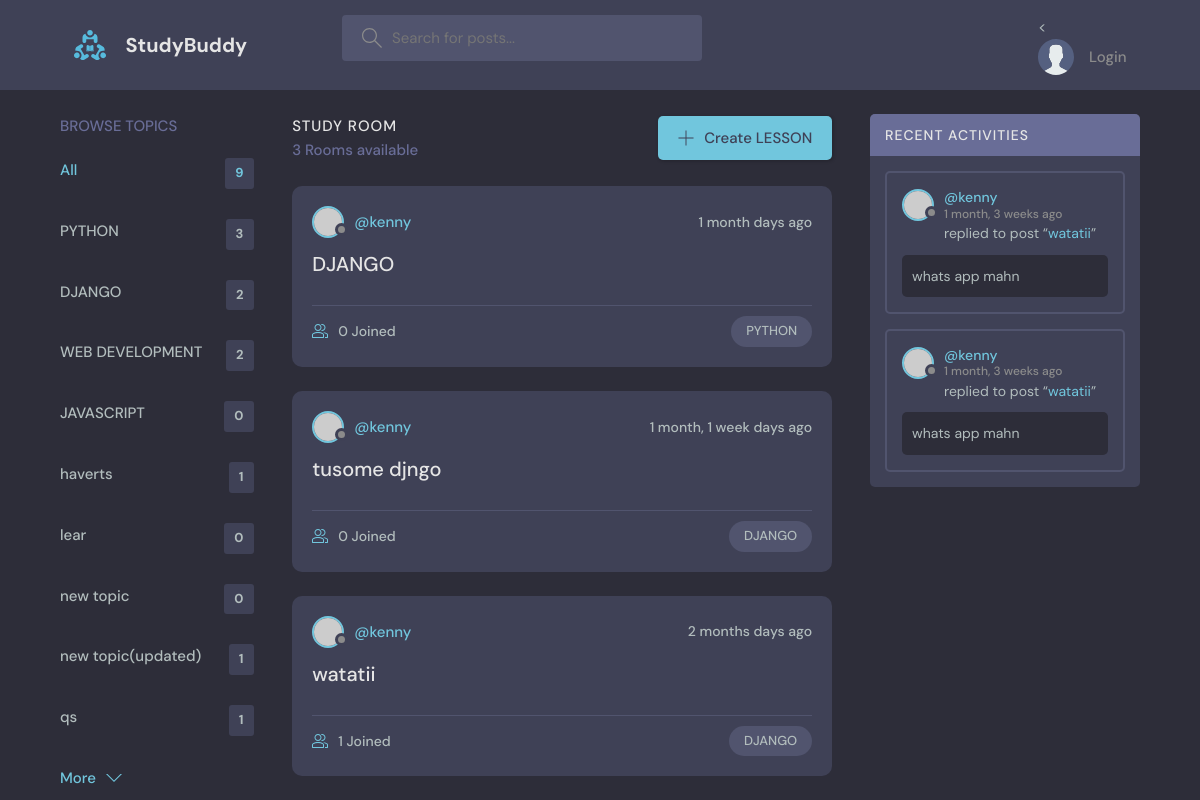
/?q=DJANGO, run on the app's committed database.
### new_app/models.py (models this page shows, shortened)
class Topic(models.Model):
    name = models.CharField(max_length=200)

class Room(models.Model):
    host = models.ForeignKey(User, on_delete=models.SET_NULL, null=True)
    topic = models.ForeignKey(Topic, on_delete=models.SET_NULL, null=True)
    name = models.CharField(max_length=200)
    description = models.TextField(null=True, blank=True)
    participants = models.ManyToManyField(User,related_name='participants', blank=True)
    updated = models.DateTimeField(auto_now=True)
    created = models.DateTimeField(auto_now_add=True)
    class Meta:
        ordering = ['-updated', '-created']
    def __str__(self):
        return self.name

class Messages(models.Model):
    user = models.ForeignKey(User, on_delete= models.CASCADE)
    room = models.ForeignKey(Room, on_delete=models.CASCADE)
    body = models.TextField()
    updated = models.DateTimeField(auto_now=True)
    created = models.DateTimeField(auto_now_add=True)
    class Meta:
        ordering = ['-updated', '-created']

### new_app/views.py (the view)
# urls.py: path('', views.home, name= 'home'),
def home(request):
    q = request.GET.get('q') if request.GET.get('q') != None else ''
    rooms = Room.objects.filter(
        Q(topic__name__icontains = q) |
        Q(name__icontains = q) |
        Q(description__icontains = q))
    topics = Topic.objects.all()
    room_count = rooms.count()
    room_messages = Messages.objects.filter(Q(room__topic__name__icontains=q))
    context =  {'rooms': rooms, 'topics': topics, 'room_count': room_count, 'room_messages': room_messages }
    return render(request, 'new_app/home.html',context)

### new_app/templates/new_app/home.html (shortened to what this page needs)
{% extends 'main.html' %}
{%block content%}
    <main class="layout layout--3">
      <div class="container">
        {% include "new_app/topics_component.html" %}
        <div class="roomList">
          <div class="roomList__header">
            <div>
              <h2>Study Room</h2>
              <p>{{room_count}} Rooms available</p>
            </div>
            <a class="btn btn--main" href="{% url 'create-room' %}">
              <svg version="1.1" xmlns="http://www.w3.org/2000/svg" width="32" height="32" viewBox="0 0 32 32">
                <title>add</title>
                <path
                  d="M16.943 0.943h-1.885v14.115h-14.115v1.885h14.115v14.115h1.885v-14.115h14.115v-1.885h-14.115v-14.115z"
                ></path>
              </svg>
              Create LESSON
            </a>
          </div>
          {% include 'new_app/feed_component.html' %}
        </div>
         {% include 'new_app/activity_component.html' %}
      </div>
    </main>
  {% endblock %}

### new_app/templates/new_app/topics_component.html
<div class="topics">
       <div class="topics__header">
         <h2>Browse Topics</h2>
       </div>
       <ul class="topics__list">
         <li>
           <a href="{% url 'home' %}" class="active">All <span>{{topics.count}}</span></a>
         </li>
         {% for topic in topics %}
         <li>
           <a href="{% url 'home' %}?q={{topic.name}}">{{topic.name}} <span>{{topic.room_set.all.count}}</span></a>
         </li>
         {% endfor %}
       </ul>
       <button class="btn btn--link" href="topics.html">
         More
         <svg version="1.1" xmlns="http://www.w3.org/2000/svg" width="32" height="32" viewBox="0 0 32 32">
           <title>chevron-down</title>
           <path d="M16 21l-13-13h-3l16 16 16-16h-3l-13 13z"></path>
         </svg>
       </button>
     </div>

### new_app/templates/new_app/feed_component.html (shortened to what this page needs)
{% for room in rooms %}
<div class="roomListRoom">
    <div class="roomListRoom__header">
      <a href="{% url 'user-profile' room.host.id %}" class="roomListRoom__author">
        <div class="avatar avatar--small">
          <img src="https://randomuser.me/api/portraits/women/11.jpg" />
        </div>
        <span>@{{room.host.username}}</span>
      </a>
      <div class="roomListRoom__actions">
        <span>{{room.created | timesince}} days ago</span>
      </div>
    </div>
    <div class="roomListRoom__content">
      <a href="{% url 'room' room.id %}">{{room.name}}</a>
    </div>
    <div class="roomListRoom__meta">
      <a href="{% url 'room' room.id %}" class="roomListRoom__joined">
        {{room.participants.all.count}} Joined
      </a>
      <p class="roomListRoom__topic">{{room.topic.name}}</p>
    </div>
  </div>
{% endfor %}

### new_app/templates/new_app/activity_component.html (shortened to what this page needs)
<div class="activities">
    <div class="activities__header">
      <h2>Recent Activities</h2>
    </div>
    {% for message in room_messages %}
    <div class="activities__box">
      <div class="activities__boxHeader roomListRoom__header">
        <a href="{% url 'user-profile' message.user.id %}" class="roomListRoom__author">
          <div class="avatar avatar--small">
            <img src="https://randomuser.me/api/portraits/women/11.jpg" />
          </div>
          <p>
            @{{message.user}}
            <span>{{message.created|timesince}} ago</span>
          </p>
        </a>
      </div>
      <div class="activities__boxContent">
        <p>replied to post “<a href="{% url 'room' message.room.id %}">{{message.room}}</a>”</p>
        <div class="activities__boxRoomContent">
         {{message.body}}
        </div>
      </div>
    </div>
    {%endfor%}
  </div>

### data on the page
Topic: name "PYTHON", room_set.all.count "3"
Topic: name "DJANGO", room_set.all.count "2"
Topic: name "WEB DEVELOPMENT", room_set.all.count "2"
Topic: name "JAVASCRIPT", room_set.all.count "0"
Topic: name "haverts", room_set.all.count "1"
Topic: name "lear", room_set.all.count "0"
Topic: name "new topic", room_set.all.count "0"
Topic: name "new topic(updated)", room_set.all.count "1"
Topic: name "qs", room_set.all.count "1"
Room: host.username "kenny", created "1 month", name "DJANGO", participants.all.count "0", topic.name "PYTHON"
Room: host.username "kenny", created "1 month, 1 week", name "tusome djngo", participants.all.count "0", topic.name "DJANGO"
Room: host.username "kenny", created "2 months", name "watatii", participants.all.count "1", topic.name "DJANGO"
Messages: user "kenny", created "1 month, 3 weeks", room "watatii", body "whats app mahn"
Messages: user "kenny", created "1 month, 3 weeks", room "watatii", body "whats app mahn"

### other printed values
{{ topics.count }} "9"
{{ room_count }} "3"
